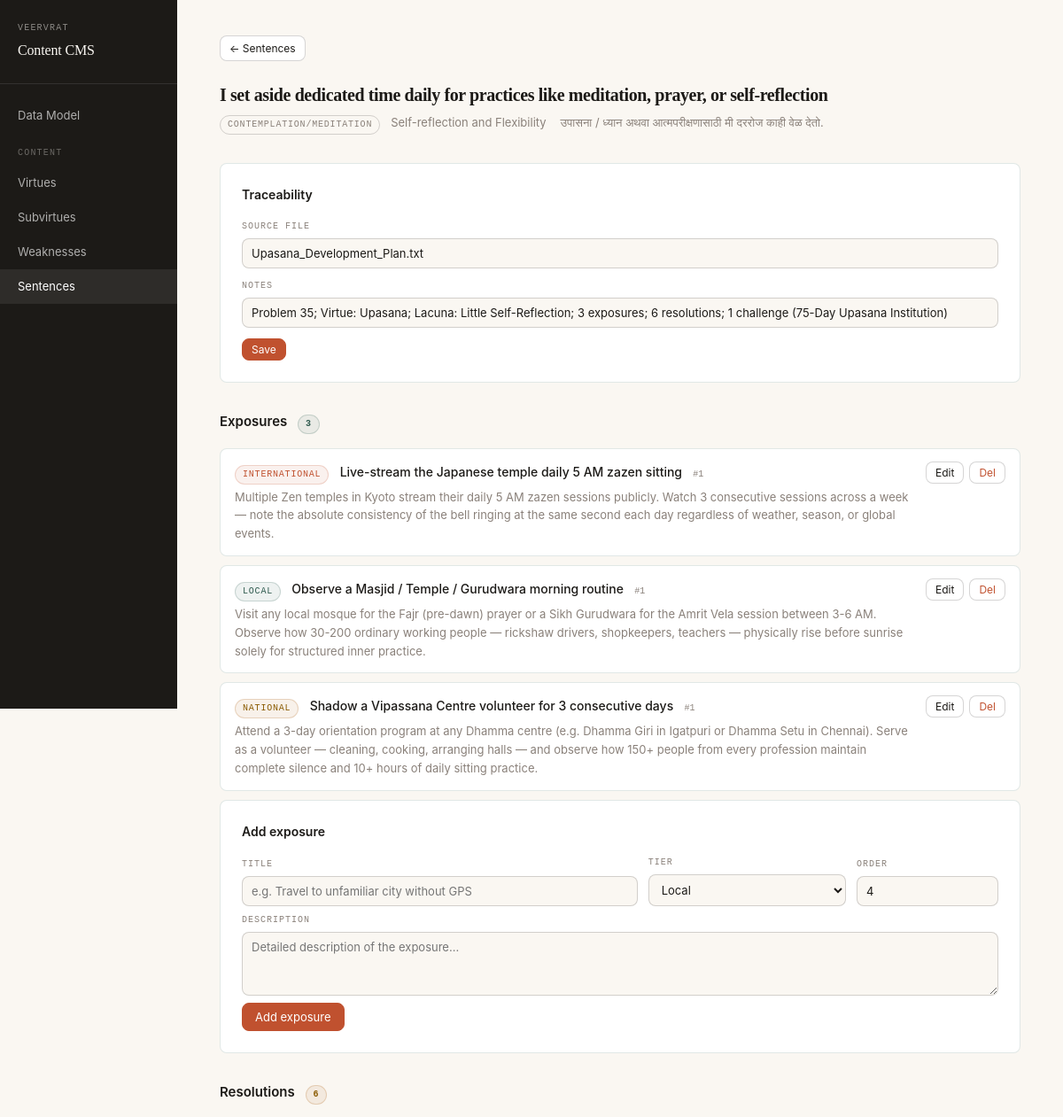
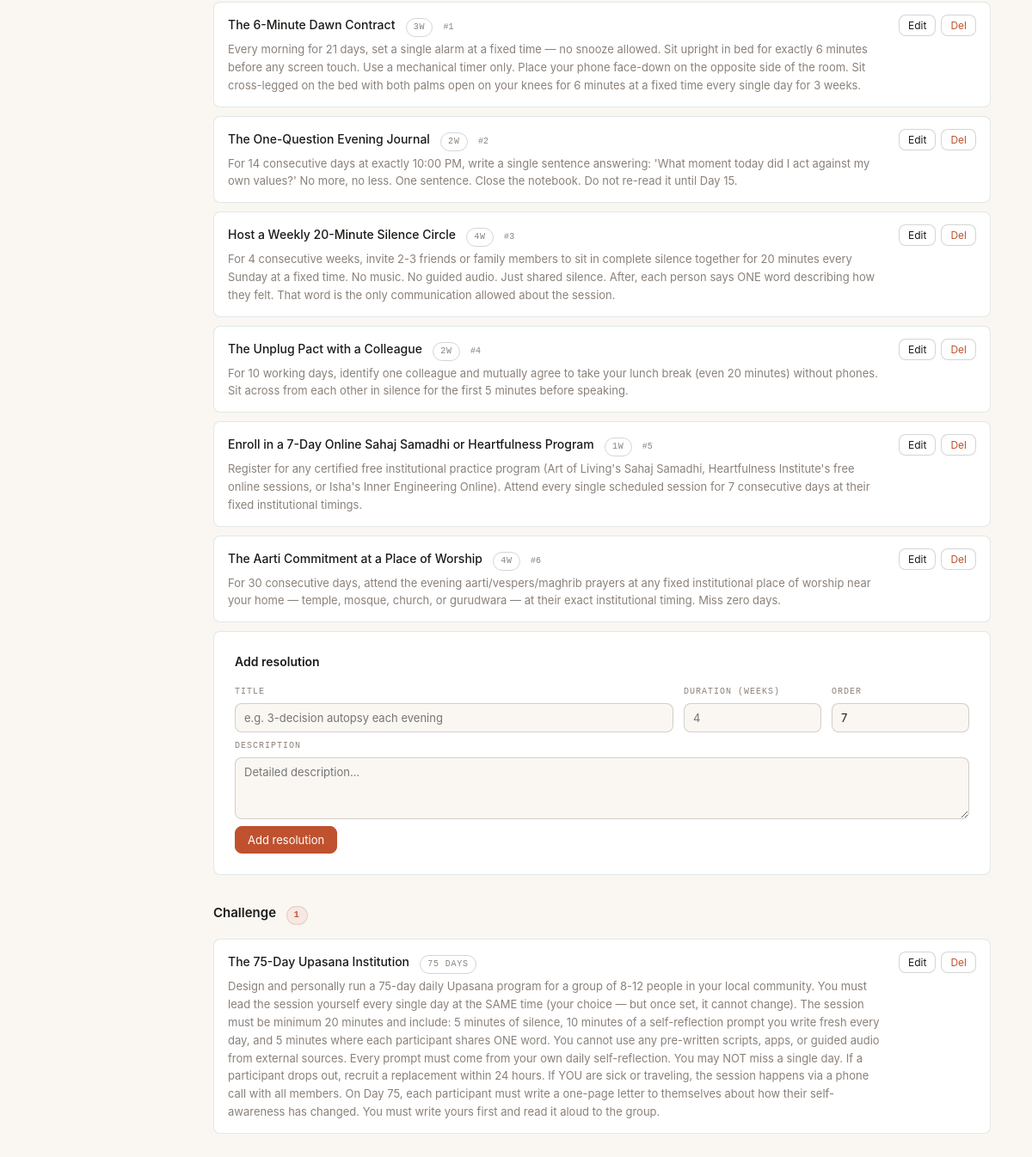
/sentences/212, run on the app's committed database (2 pictures, top to bottom).
### tables this page shows
CREATE TABLE sentence (
            id            INTEGER PRIMARY KEY AUTOINCREMENT,
            text_en       TEXT NOT NULL,
            text_mr       TEXT,
            subvirtue_id  INTEGER NOT NULL REFERENCES subvirtue(id) ON DELETE CASCADE,
            source_file   TEXT,
            notes         TEXT
        );

CREATE TABLE subvirtue (
            id          INTEGER PRIMARY KEY AUTOINCREMENT,
            name_en     TEXT NOT NULL UNIQUE,
            name_mr     TEXT,
            virtue_id   INTEGER NOT NULL REFERENCES virtue(id) ON DELETE RESTRICT
        );

CREATE TABLE virtue (
            id      INTEGER PRIMARY KEY AUTOINCREMENT,
            name_en TEXT NOT NULL UNIQUE,
            name_mr TEXT
        );

CREATE TABLE exposure (
            id            INTEGER PRIMARY KEY AUTOINCREMENT,
            sentence_id   INTEGER NOT NULL REFERENCES sentence(id) ON DELETE CASCADE,
            tier          TEXT CHECK(tier IN ('local','national','international')),
            title         TEXT NOT NULL,
            description   TEXT,
            sort_order    INTEGER DEFAULT 0
        );

CREATE TABLE resolution (
            id             INTEGER PRIMARY KEY AUTOINCREMENT,
            sentence_id    INTEGER NOT NULL REFERENCES sentence(id) ON DELETE CASCADE,
            title          TEXT NOT NULL,
            description    TEXT,
            duration_weeks INTEGER,
            sort_order     INTEGER DEFAULT 0
        );

CREATE TABLE challenge (
            id            INTEGER PRIMARY KEY AUTOINCREMENT,
            sentence_id   INTEGER NOT NULL REFERENCES sentence(id) ON DELETE CASCADE,
            title         TEXT NOT NULL,
            description   TEXT,
            duration_days INTEGER
        );

### main.py (the view)
@app.get("/sentences/{sid}", response_class=HTMLResponse)
def view_sentence(request: Request, sid: int, msg: str = ""):
    db = get_db()
    sentence = db.execute("""
        SELECT s.*, sv.name_en AS subvirtue_name, v.name_en AS virtue_name, v.id AS virtue_id
        FROM sentence s
        JOIN subvirtue sv ON sv.id = s.subvirtue_id
        JOIN virtue v ON v.id = sv.virtue_id
        WHERE s.id = ?
    """, (sid,)).fetchone()
    if not sentence:
        raise HTTPException(404)
    exposures = db.execute("SELECT * FROM exposure WHERE sentence_id=? ORDER BY tier, sort_order, id", (sid,)).fetchall()
    resolutions = db.execute("SELECT * FROM resolution WHERE sentence_id=? ORDER BY sort_order, id", (sid,)).fetchall()
    challenges = db.execute("SELECT * FROM challenge WHERE sentence_id=? ORDER BY id", (sid,)).fetchall()
    db.close()
    return templates.TemplateResponse(request, "sentence_detail.html", {
        "sentence": sentence,
        "exposures": exposures, "resolutions": resolutions, "challenges": challenges,
        "msg": msg
    })

### templates/sentence_detail.html (shortened to what this page needs)
{% extends "base.html" %}
{% block content %}
<div style="margin-bottom:24px;">
  <a href="/sentences?virtue_id={{ sentence.virtue_id }}&subvirtue_id={{ sentence.subvirtue_id }}" class="btn btn-sm">← Sentences</a>
</div>
<div class="page-head">
  <h1 style="font-size:20px;line-height:1.4;">{{ sentence.text_en }}</h1>
  <p>
    <span class="badge">{{ sentence.subvirtue_name }}</span>
    <span style="color:var(--muted);font-size:13px;margin-left:8px;">{{ sentence.virtue_name }}</span>
    {% if sentence.text_mr %}<span style="color:var(--muted);font-size:13px;margin-left:12px;">{{ sentence.text_mr }}</span>{% endif %}
  </p>
</div>
<div class="form-card">
  <h3>Traceability</h3>
  <form method="post" action="/sentences/{{ sentence.id }}/edit-meta">
    <div class="form-row">
      <div class="field field-full"><label>Source file</label><input name="source_file" value="{{ sentence.source_file or '' }}" placeholder="e.g. Problem33_Initiative_Plan (1).txt"></div>
      <div class="field field-full"><label>Notes</label><input name="notes" value="{{ sentence.notes or '' }}" placeholder="Context, problem number, weakness..."></div>
      <button type="submit" class="btn btn-sm btn-primary">Save</button>
    </div>
  </form>
</div>
<div class="section-head">
  <h2>Exposures <span class="badge badge-local" style="margin-left:8px;">{{ exposures | length }}</span></h2>
</div>
{% for e in exposures %}
<div class="item-card">
  <div class="item-top">
    <div>
      <span class="badge badge-{{ e.tier }}">{{ e.tier }}</span>
      <span class="item-title" style="margin-left:8px;">{{ e.title }}</span>
      {% if e.sort_order %}<span style="font-family:var(--mono);font-size:10px;color:var(--muted);margin-left:8px;">#{{ e.sort_order }}</span>{% endif %}
      {% if e.description %}<div class="item-desc">{{ e.description }}</div>{% endif %}
    </div>
    <div class="item-actions">
      <button class="btn btn-sm" onclick="toggleEdit('e{{ e.id }}')">Edit</button>
      <form method="post" action="/sentences/{{ sentence.id }}/exposures/{{ e.id }}/delete" style="display:inline" onsubmit="return confirm('Delete?')">
        <button type="submit" class="btn btn-sm btn-danger">Del</button>
      </form>
    </div>
  </div>
</div>
{% endfor %}
<div class="form-card">
  <h3>Add exposure</h3>
  <form method="post" action="/sentences/{{ sentence.id }}/exposures/new">
    <div class="form-row">
      <div class="field" style="flex:2;"><label>Title</label><input name="title" required placeholder="e.g. Travel to unfamiliar city without GPS"></div>
      <div class="field"><label>Tier</label>
        <select name="tier"><option value="local">Local</option><option value="national">National</option><option value="international">International</option></select>
      </div>
      <div class="field" style="max-width:80px;"><label>Order</label><input name="sort_order" type="number" value="{{ exposures | length + 1 }}"></div>
    </div>
    <div class="form-row" style="margin-top:8px;">
      <div class="field field-full"><label>Description</label><textarea name="description" placeholder="Detailed description of the exposure..."></textarea></div>
    </div>
    <div style="margin-top:8px;"><button type="submit" class="btn btn-primary">Add exposure</button></div>
  </form>
</div>
<div class="section-head">
  <h2>Resolutions <span class="badge badge-national" style="margin-left:8px;">{{ resolutions | length }}</span></h2>
</div>
{% for r in resolutions %}
<div class="item-card">
  <div class="item-top">
    <div>
      <span class="item-title">{{ r.title }}</span>
      {% if r.duration_weeks %}<span class="badge" style="margin-left:8px;">{{ r.duration_weeks }}w</span>{% endif %}
      {% if r.sort_order %}<span style="font-family:var(--mono);font-size:10px;color:var(--muted);margin-left:8px;">#{{ r.sort_order }}</span>{% endif %}
      {% if r.description %}<div class="item-desc">{{ r.description }}</div>{% endif %}
    </div>
    <div class="item-actions">
      <button class="btn btn-sm" onclick="toggleEdit('r{{ r.id }}')">Edit</button>
      <form method="post" action="/sentences/{{ sentence.id }}/resolutions/{{ r.id }}/delete" style="display:inline" onsubmit="return confirm('Delete?')">
        <button type="submit" class="btn btn-sm btn-danger">Del</button>
      </form>
    </div>
  </div>
</div>
{% endfor %}
<div class="form-card">
  <h3>Add resolution</h3>
  <form method="post" action="/sentences/{{ sentence.id }}/resolutions/new">
    <div class="form-row">
      <div class="field" style="flex:2;"><label>Title</label><input name="title" required placeholder="e.g. 3-decision autopsy each evening"></div>
      <div class="field" style="max-width:100px;"><label>Duration (weeks)</label><input name="duration_weeks" type="number" placeholder="4"></div>
      <div class="field" style="max-width:80px;"><label>Order</label><input name="sort_order" type="number" value="{{ resolutions | length + 1 }}"></div>
    </div>
    <div class="form-row" style="margin-top:8px;">
      <div class="field field-full"><label>Description</label><textarea name="description" placeholder="Detailed description..."></textarea></div>
    </div>
    <div style="margin-top:8px;"><button type="submit" class="btn btn-primary">Add resolution</button></div>
  </form>
</div>
<div class="section-head">
  <h2>Challenge <span class="badge badge-international" style="margin-left:8px;">{{ challenges | length }}</span></h2>
</div>
{% for ch in challenges %}
<div class="item-card">
  <div class="item-top">
    <div>
      <span class="item-title">{{ ch.title }}</span>
      {% if ch.duration_days %}<span class="badge" style="margin-left:8px;">{{ ch.duration_days }} days</span>{% endif %}
      {% if ch.description %}<div class="item-desc">{{ ch.description }}</div>{% endif %}
    </div>
    <div class="item-actions">
      <button class="btn btn-sm" onclick="toggleEdit('ch{{ ch.id }}')">Edit</button>
      <form method="post" action="/sentences/{{ sentence.id }}/challenges/{{ ch.id }}/delete" style="display:inline" onsubmit="return confirm('Delete?')">
        <button type="submit" class="btn btn-sm btn-danger">Del</button>
      </form>
    </div>
  </div>
</div>
{% endfor %}
{% endblock %}

### static/style.css (style rules this page uses)
:root { --bg: #FAF7F2; --fg: #1C1A17; --accent: #C0512F; --accent-2: #2F5B4F; --muted: #8A817A; --surface: #fff; --border: rgba(47,91,79,0.14); --border-strong: rgba(28,26,23,0.18); --radius: 8px; --mono: 'JetBrains Mono', ui-monospace, Menlo, monospace; --serif: Georgia, serif; }
*, *::before, *::after { box-sizing: border-box; margin: 0; padding: 0; }
html, body { background: var(--bg); color: var(--fg); font-family: -apple-system, BlinkMacSystemFont, 'Segoe UI', system-ui, sans-serif; font-size: 15px; line-height: 1.6; }
.page-head { margin-bottom: 32px; }
.page-head h1 { font-family: var(--serif); font-size: 28px; letter-spacing: -0.02em; margin-bottom: 6px; }
.page-head p { color: var(--muted); font-size: 14px; }
.badge { display: inline-block; font-family: var(--mono); font-size: 10px; text-transform: uppercase; letter-spacing: 0.08em; padding: 2px 8px; border-radius: 999px; border: 1px solid var(--border-strong); color: var(--muted); }
.badge-local { background: rgba(47,91,79,0.08); color: var(--accent-2); border-color: rgba(47,91,79,0.2); }
.badge-national { background: rgba(184,115,51,0.1); color: #8a5a00; border-color: rgba(184,115,51,0.25); }
.badge-international { background: rgba(192,81,47,0.08); color: var(--accent); border-color: rgba(192,81,47,0.2); }
.btn { display: inline-flex; align-items: center; gap: 6px; padding: 7px 14px; border-radius: var(--radius); border: 1px solid var(--border-strong); font-size: 13px; font-family: inherit; cursor: pointer; text-decoration: none; background: var(--surface); color: var(--fg); transition: all 0.12s; }
.btn-primary { background: var(--accent); color: #fff; border-color: var(--accent); }
.btn-sm { padding: 4px 10px; font-size: 12px; }
.btn-danger { color: var(--accent); }
.form-card { background: var(--surface); border: 1px solid var(--border); border-radius: var(--radius); padding: 24px; margin-bottom: 24px; }
.form-card h3 { font-size: 14px; font-weight: 600; margin-bottom: 16px; }
.form-row { display: flex; gap: 12px; flex-wrap: wrap; align-items: flex-end; }
.field { display: flex; flex-direction: column; gap: 5px; flex: 1; min-width: 160px; }
.field label { font-family: var(--mono); font-size: 10px; text-transform: uppercase; letter-spacing: 0.1em; color: var(--muted); }
.field input, .field select, .field textarea { padding: 8px 10px; border: 1px solid var(--border-strong); border-radius: var(--radius); font-size: 13px; font-family: inherit; color: var(--fg); background: var(--bg); outline: none; transition: border-color 0.12s; }
.field textarea { resize: vertical; min-height: 72px; }
.field-full { flex-basis: 100%; }
.section-head { display: flex; align-items: center; justify-content: space-between; margin: 32px 0 16px; }
.section-head h2 { font-size: 15px; font-weight: 600; }
.item-card { background: var(--surface); border: 1px solid var(--border); border-radius: var(--radius); padding: 14px 16px; margin-bottom: 10px; }
.item-card .item-top { display: flex; justify-content: space-between; align-items: flex-start; gap: 12px; }
.item-card .item-title { font-weight: 500; font-size: 14px; }
.item-card .item-desc { font-size: 13px; color: var(--muted); margin-top: 4px; line-height: 1.6; }
.item-actions { display: flex; gap: 6px; flex-shrink: 0; }

### data on the page
sentence: text_en "I set aside dedicated time daily for practices like meditation, prayer, or self-reflection", text_mr "उपासना / ध्यान अथवा आत्मपरीक्षणासाठी मी दररोज काही वेळ देतो.", source_file "Upasana_Development_Plan.txt", notes "Problem 35; Virtue: Upasana; Lacuna: Little Self-Reflection; 3 exposures; 6 resolutions; 1 challenge (75-Day Upasana Institution)"
subvirtue: subvirtue_name "CONTEMPLATION/MEDITATION"
virtue: virtue_name "Self-reflection and Flexibility"
exposure: tier "INTERNATIONAL", title "Live-stream the Japanese temple daily 5 AM zazen sitting", sort_order "1", description "Multiple Zen temples in Kyoto stream their daily 5 AM zazen sessions publicly. Watch 3 consecutive sessions across a week — note the absolute consistency of the bell ringing at the same second each day regardless of weather, season, or global events."
exposure: tier "LOCAL", title "Observe a Masjid / Temple / Gurudwara morning routine", sort_order "1", description "Visit any local mosque for the Fajr (pre-dawn) prayer or a Sikh Gurudwara for the Amrit Vela session between 3-6 AM. Observe how 30-200 ordinary working people — rickshaw drivers, shopkeepers, teachers — physically rise before sunrise solely for structured inner practice."
exposure: tier "NATIONAL", title "Shadow a Vipassana Centre volunteer for 3 consecutive days", sort_order "1", description "Attend a 3-day orientation program at any Dhamma centre (e.g. Dhamma Giri in Igatpuri or Dhamma Setu in Chennai). Serve as a volunteer — cleaning, cooking, arranging halls — and observe how 150+ people from every profession maintain complete silence and 10+ hours of daily sitting practice."
resolution: title "The 6-Minute Dawn Contract", duration_weeks "3", sort_order "1", description "Every morning for 21 days, set a single alarm at a fixed time — no snooze allowed. Sit upright in bed for exactly 6 minutes before any screen touch. Use a mechanical timer only. Place your phone face-down on the opposite side of the room. Sit cross-legged on the bed with both palms open on your knees for 6 minutes at a fixed time every single day for 3 weeks."
resolution: title "The One-Question Evening Journal", duration_weeks "2", sort_order "2", description "For 14 consecutive days at exactly 10:00 PM, write a single sentence answering: 'What moment today did I act against my own values?' No more, no less. One sentence. Close the notebook. Do not re-read it until Day 15."
resolution: title "Host a Weekly 20-Minute Silence Circle", duration_weeks "4", sort_order "3", description "For 4 consecutive weeks, invite 2-3 friends or family members to sit in complete silence together for 20 minutes every Sunday at a fixed time. No music. No guided audio. Just shared silence. After, each person says ONE word describing how they felt. That word is the only communication allowed about the session."
resolution: title "The Unplug Pact with a Colleague", duration_weeks "2", sort_order "4", description "For 10 working days, identify one colleague and mutually agree to take your lunch break (even 20 minutes) without phones. Sit across from each other in silence for the first 5 minutes before speaking."
resolution: title "Enroll in a 7-Day Online Sahaj Samadhi or Heartfulness Program", duration_weeks "1", sort_order "5", description "Register for any certified free institutional practice program (Art of Living's Sahaj Samadhi, Heartfulness Institute's free online sessions, or Isha's Inner Engineering Online). Attend every single scheduled session for 7 consecutive days at their fixed institutional timings."
resolution: title "The Aarti Commitment at a Place of Worship", duration_weeks "4", sort_order "6", description "For 30 consecutive days, attend the evening aarti/vespers/maghrib prayers at any fixed institutional place of worship near your home — temple, mosque, church, or gurudwara — at their exact institutional timing. Miss zero days."
challenge: title "The 75-Day Upasana Institution", duration_days "75", description "Design and personally run a 75-day daily Upasana program for a group of 8-12 people in your local community. You must lead the session yourself every single day at the SAME time (your choice — but once set, it cannot change). The session must be minimum 20 minutes and include: 5 minutes of silence, 10 minutes of a self-reflection prompt you write fresh every day, and 5 minutes where each participant shares ONE word. You cannot use any pre-written scripts, apps, or guided audio from external sources. Every prompt must come from your own daily self-reflection. You may NOT miss a single day. If a participant drops out, recruit a replacement within 24 hours. If YOU are sick or traveling, the…"

### other printed values
{{ exposures | length }} "3"
{{ resolutions | length }} "6"
{{ challenges | length }} "1"
